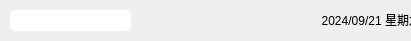
  <widget class="QWidget" name="widget_03" native="true">
   <property name="geometry">
    <rect>
     <x>0</x>
     <y>30</y>
     <width>411</width>
     <height>41</height>
    </rect>
   </property>
   <widget class="QLineEdit" name="lineEdit">
    <property name="geometry">
     <rect>
      <x>10</x>
      <y>10</y>
      <width>121</width>
      <height>21</height>
     </rect>
    </property>
    <property name="styleSheet">
     <string notr="true">background-color:rgb(255, 255, 255);
border-radius: 5px;</string>
    </property>
   </widget>
   <widget class="QLabel" name="label_data">
    <property name="geometry">
     <rect>
      <x>280</x>
      <y>10</y>
      <width>141</width>
      <height>20</height>
     </rect>
    </property>
    <property name="styleSheet">
     <string notr="true">font: 9pt &quot;幼圆&quot;;</string>
    </property>
    <property name="text">
     <string>&lt;html&gt;&lt;head/&gt;&lt;body&gt;&lt;p align=&quot;right&quot;&gt;&lt;span style=&quot; color:#000000;&quot;&gt;2024/09/21 星期六&lt;/span&gt;&lt;/p&gt;&lt;/body&gt;&lt;/html&gt;</string>
    </property>
    <property name="scaledContents">
     <bool>true</bool>
    </property>
   </widget>
   <widget class="QPushButton" name="pushButton">
    <property name="geometry">
     <rect>
      <x>132</x>
      <y>10</y>
      <width>21</width>
      <height>21</height>
     </rect>
    </property>
    <property name="autoFillBackground">
     <bool>false</bool>
    </property>
    <property name="styleSheet">
     <string notr="true">border-radius: 20px;</string>
    </property>
    <property name="text">
     <string/>
    </property>
    <property name="icon">
     <iconset resource="image.qrc">
      <normaloff>:/new/prefix1/png/16.ico</normaloff>:/new/prefix1/png/16.ico</iconset>
    </property>
   </widget>
  </widget>
